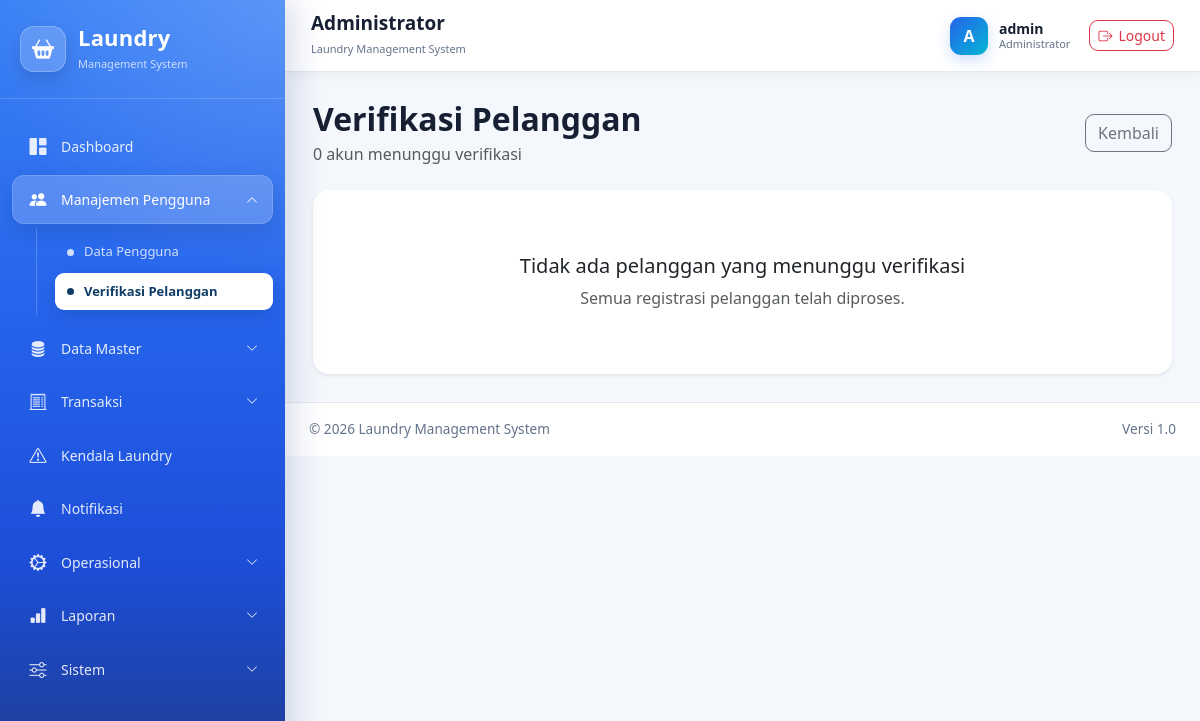
Page /administrator/pelanggan/verifikasi/ (signed in) on the committed database.
### administrator/models.py (models this page shows, shortened)
class User(AbstractUser):
    class Role(models.TextChoices):
        ADMINISTRATOR = "administrator", "Administrator"
        KASIR = "kasir", "Kasir"
        PETUGAS_LAUNDRY = "petugaslaundry", "Petugas Laundry"
        PELANGGAN = "pelanggan", "Pelanggan"
    role = models.CharField(
        max_length=30,
        choices=Role.choices,
        default=Role.PELANGGAN,
        db_index=True,
        verbose_name="Hak akses",
    )
    nomor_hp = models.CharField(
        max_length=20,
        unique=True,
        verbose_name="Nomor HP",
    )
    alamat = models.TextField(
        blank=True,
        verbose_name="Alamat",
    )
    foto = models.ImageField(
        upload_to="pengguna/foto/",
        blank=True,
        null=True,
        verbose_name="Foto",
    )
    is_verified = models.BooleanField(
        default=False,
        db_index=True,
        verbose_name="Terverifikasi",
        help_text="Pelanggan harus diverifikasi administrator sebelum dapat login.",
    )
    verified_at = models.DateTimeField(
        blank=True,
        null=True,
        verbose_name="Waktu verifikasi",
    )
    verified_by = models.ForeignKey(
        "self",
        on_delete=models.SET_NULL,
        blank=True,
        null=True,
        related_name="pengguna_diverifikasi",
        verbose_name="Diverifikasi oleh",
    )
    email = models.EmailField(
        unique=True,
        verbose_name="Email",
    )
    class Meta:
        verbose_name = "Pengguna"
        verbose_name_plural = "Data Pengguna"
        ordering = ["username"]
    def verifikasi(self, administrator):
        """
        Memverifikasi akun pelanggan.
        """
        self.is_verified = True
        self.is_active = True
        self.verified_at = timezone.now()
        self.verified_by = administrator
        self.save(
            update_fields=[
                "is_verified",
                "is_active",
                "verified_at",
                "verified_by",
            ]
        )

### administrator/views_auth.py (the view)
@administrator_required
def pelanggan_menunggu_verifikasi(request):
    pelanggan = User.objects.filter(
        role=User.Role.PELANGGAN,
        is_verified=False,
    ).order_by("-date_joined")
    context = {
        "pelanggan_list": pelanggan,
        "jumlah_menunggu": pelanggan.count(),
    }
    return render(
        request,
        "administrator/pelanggan/verifikasi_list.html",
        context,
    )

### templates/administrator/pelanggan/verifikasi_list.html (shortened to what this page needs)
{% extends "base.html" %}
{% block content %}
<div class="d-flex justify-content-between align-items-center mb-4">
    <div>
        <h2 class="fw-bold mb-1">
            Verifikasi Pelanggan
        </h2>
        <p class="text-muted mb-0">
            {{ jumlah_menunggu }} akun menunggu verifikasi
        </p>
    </div>
    <a
        href="{% url 'administrator:dashboard' %}"
        class="btn btn-outline-secondary"
    >
        Kembali
    </a>
</div>
<div class="card border-0 shadow-sm">
    <div class="card-body">
        {% if pelanggan_list %}
            <div class="table-responsive">
                <table class="table table-hover align-middle">
                    <thead>
                        <tr>
                            <th>No.</th>
                            <th>Pelanggan</th>
                            <th>Kontak</th>
                            <th>Alamat</th>
                            <th>Tanggal daftar</th>
                            <th class="text-end">Aksi</th>
                        </tr>
                    </thead>
                    <tbody>
                        {% for pelanggan in pelanggan_list %}
                            <tr>
                                <td>
                                    {{ forloop.counter }}
                                </td>
                                <td>
                                    <strong>
                                        {{ pelanggan.get_full_name|default:pelanggan.username }}
                                    </strong>
                                    <div class="small text-muted">
                                        @{{ pelanggan.username }}
                                    </div>
                                </td>
                                <td>
                                    <div>
                                        {{ pelanggan.nomor_hp }}
                                    </div>
                                    <div class="small text-muted">
                                        {{ pelanggan.email }}
                                    </div>
                                </td>
                                <td>
                                    {{ pelanggan.alamat|default:"-" }}
                                </td>
                                <td>
                                    {{ pelanggan.date_joined|date:"d M Y H:i" }}
                                </td>
                                <td class="text-end">
                                    <form
                                        method="post"
                                        action="{% url 'administrator:verifikasi_pelanggan' pelanggan.pk %}"
                                        class="d-inline"
                                    >
                                        {% csrf_token %}
                                        <button
                                            type="submit"
                                            class="btn btn-success btn-sm"
                                            onclick="return confirm(
                                                'Verifikasi pelanggan ini?'
                                            )"
                                        >
                                            Verifikasi
                                        </button>
                                    </form>
                                    <button
                                        type="button"
                                        class="btn btn-danger btn-sm"
                                        data-bs-toggle="modal"
                                        data-bs-target="#tolakModal{{ pelanggan.pk }}"
                                    >
                                        Tolak
                                    </button>
                                </td>
                            </tr>
                            <div
                                class="modal fade"
                                id="tolakModal{{ pelanggan.pk }}"
                                tabindex="-1"
                            >
                                <div class="modal-dialog">
                                    <div class="modal-content">
                                        <form
                                            method="post"
                                            action="{% url 'administrator:tolak_pelanggan' pelanggan.pk %}"
                                        >
                                            {% csrf_token %}
                                            <div class="modal-header">
                                                <h5 class="modal-title">
                                                    Tolak Registrasi
                                                </h5>
                                                <button
                                                    type="button"
                                                    class="btn-close"
                                                    data-bs-dismiss="modal"
                                                ></button>
                                            </div>
                                            <div class="modal-body">
                                                <p>
                                                    Tolak registrasi
                                                    <strong>
                                                        {{ pelanggan.username }}
                                                    </strong>?
                                                </p>
                                                <label
                                                    for="alasan{{ pelanggan.pk }}"
                                                    class="form-label"
                                                >
                                                    Alasan penolakan
                                                </label>
                                                <textarea
                                                    name="alasan"
                                                    id="alasan{{ pelanggan.pk }}"
                                                    class="form-control"
                                                    rows="3"
                                                    required
                                                ></textarea>
                                            </div>
                                            <div class="modal-footer">
                                                <button
                                                    type="button"
                                                    class="btn btn-secondary"
                                                    data-bs-dismiss="modal"
                                                >
                                                    Batal
                                                </button>
                                                <button
                                                    type="submit"
                                                    class="btn btn-danger"
                                                >
                                                    Tolak Registrasi
                                                </button>
                                            </div>
                                        </form>
                                    </div>
                                </div>
                            </div>
                        {% endfor %}
                    </tbody>
                </table>
            </div>
        {% else %}
            <div class="text-center py-5">
                <h5>
                    Tidak ada pelanggan yang menunggu verifikasi
                </h5>
                <p class="text-muted mb-0">
                    Semua registrasi pelanggan telah diproses.
                </p>
            </div>
        {% endif %}
    </div>
</div>
{% endblock %}

### templates/includes/navbar.html
<nav class="top-navbar">
    <div>
        <h5 class="navbar-title">
            {% if request.user.role == "administrator" %}
                Administrator
            {% elif request.user.role == "kasir" %}
                Kasir
            {% elif request.user.role == "petugas_laundry" %}
                Petugas Laundry
            {% elif request.user.role == "pelanggan" %}
                Pelanggan
            {% else %}
                Laundry Management System
            {% endif %}
        </h5>
        <small class="navbar-subtitle">
            Laundry Management System
        </small>
    </div>
    <div class="navbar-user">
        <div class="user-avatar">
            {{ request.user.username|first|upper }}
        </div>
        <div class="user-info">
            <span class="user-name">
                {{ request.user.get_full_name|default:request.user.username }}
            </span>
            <small>
                {% if request.user.is_authenticated %}
                    {{ request.user.get_role_display }}
                {% endif %}
            </small>
        </div>
        <a
            href="{% url 'logout' %}"
            class="btn btn-outline-danger btn-sm logout-button"
        >
            <i class="bi bi-box-arrow-right"></i>
            Logout
        </a>
    </div>
</nav>

### static/css/style.css (style rules this page uses)
:root { --sidebar-width: 285px; --primary: #2563eb; --primary-dark: #1d4ed8; --primary-deep: #1e3a8a; --primary-soft: #dbeafe; --cyan: #06b6d4; --body-bg: #f4f7fb; --text-dark: #172033; --text-muted: #64748b; --white: #ffffff; --border: #e2e8f0; }
* { box-sizing: border-box; }
html, body { min-height: 100%; }
body { margin: 0; background: var(--body-bg); color: var(--text-dark); font-family: "Segoe UI", Tahoma, Geneva, Verdana, sans-serif; }
.top-navbar { position: sticky; top: 0; z-index: 1020; display: flex; align-items: center; justify-content: space-between; min-height: 72px; padding: 12px 26px; background: rgba(255, 255, 255, 0.94); border-bottom: 1px solid var(--border); box-shadow: 0 4px 15px rgba(15, 23, 42, 0.04); backdrop-filter: blur(12px); }
.navbar-title { margin: 0; color: var(--text-dark); font-size: 19px; font-weight: 700; }
.navbar-subtitle { color: var(--text-muted); font-size: 11px; }
.navbar-user { display: flex; align-items: center; gap: 11px; }
.user-avatar { display: grid; width: 38px; height: 38px; place-items: center; color: var(--white); background: linear-gradient(135deg, var(--primary), var(--cyan)); border-radius: 11px; font-weight: 700; box-shadow: 0 5px 14px rgba(37, 99, 235, 0.22); }
.user-info { display: flex; flex-direction: column; line-height: 1.2; }
.user-name { color: var(--text-dark); font-size: 14px; font-weight: 600; }
.user-info small { color: var(--text-muted); font-size: 11px; }
.logout-button { display: inline-flex; align-items: center; gap: 6px; margin-left: 8px; border-radius: 9px; }
.card { border: 1px solid rgba(226, 232, 240, 0.8); border-radius: 16px; box-shadow: 0 10px 28px rgba(15, 23, 42, 0.06); }
.btn { border-radius: 9px; }

### rows in the picture
User: user.username|first "A", user.get_full_name "admin", user.role "Administrator"

### other values in the picture
{{ jumlah_menunggu }} "0"
